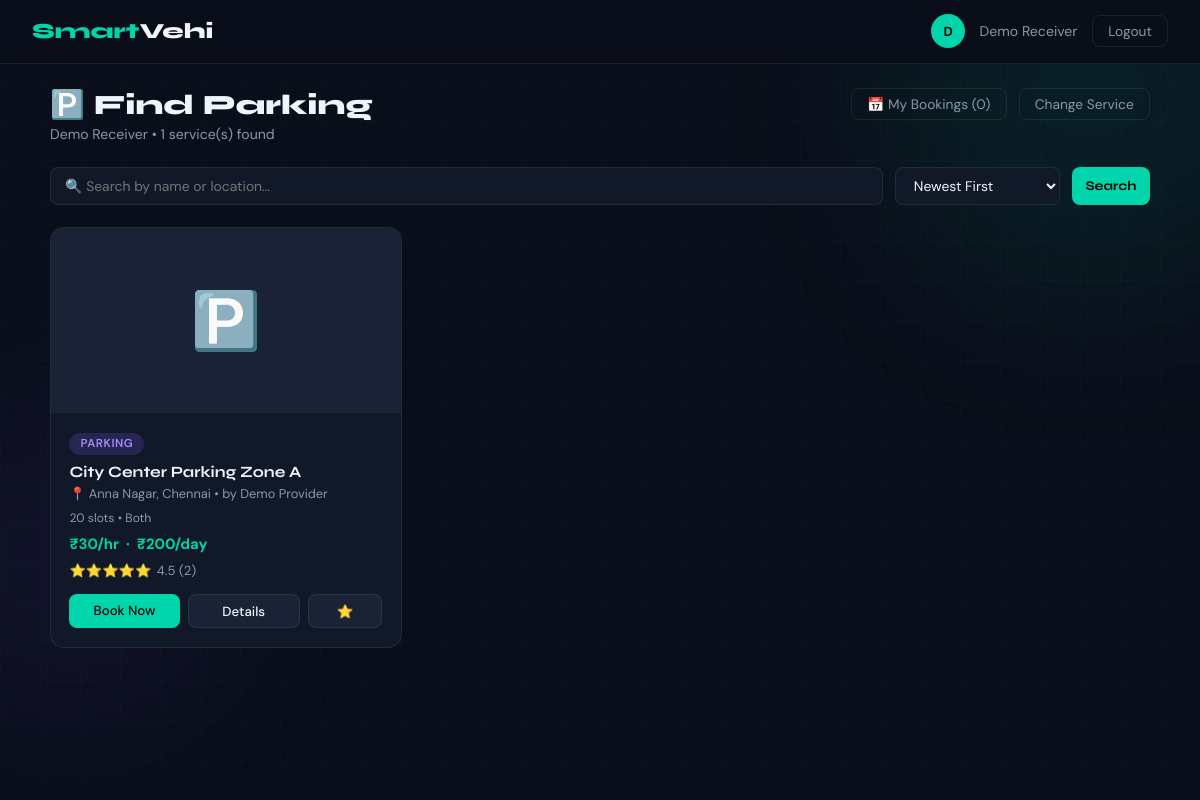
/receiver/browse.php (signed in), run on the app's committed database.
### tables this page shows
CREATE TABLE IF NOT EXISTS users (
    id         INT AUTO_INCREMENT PRIMARY KEY,
    full_name  VARCHAR(120) NOT NULL,
    email      VARCHAR(180) NOT NULL UNIQUE,
    phone      VARCHAR(20)  NOT NULL DEFAULT '',
    password   VARCHAR(255) NOT NULL,
    role       ENUM('provider','receiver') NOT NULL,
    created_at TIMESTAMP DEFAULT CURRENT_TIMESTAMP
);

CREATE TABLE IF NOT EXISTS listings (
    id               INT AUTO_INCREMENT PRIMARY KEY,
    user_id          INT NOT NULL,
    type             ENUM('parking','washing','rental') NOT NULL,
    name             VARCHAR(200) NOT NULL,
    location         VARCHAR(300) NOT NULL,
    description      TEXT,
    image            VARCHAR(300) DEFAULT NULL,

     
    price_hour       DECIMAL(10,2) DEFAULT NULL,
    price_day        DECIMAL(10,2) DEFAULT NULL,
    total_slots      INT           DEFAULT NULL,
    vehicle_type     VARCHAR(50)   DEFAULT NULL,

     
    price_basic      DECIMAL(10,2) DEFAULT NULL,
    price_full       DECIMAL(10,2) DEFAULT NULL,
    services_offered TEXT          DEFAULT NULL,

     
    rental_type      VARCHAR(100)  DEFAULT NULL,
    vehicle_model    VARCHAR(100)  DEFAULT NULL,
    rent_hour        DECIMAL(10,2) DEFAULT NULL,
    rent_day         DECIMAL(10,2) DEFAULT NULL,
    fuel_type        VARCHAR(50)   DEFAULT NULL,

    is_active        TINYINT(1) DEFAULT 1,
    created_at       TIMESTAMP DEFAULT CURRENT_TIMESTAMP,

    FOREIGN KEY (user_id) REFERENCES users(id) ON DELETE CASCADE
);

### receiver/browse.php (the view, shortened to what this page needs)
<?php
require_once '../includes/config.php';
$user = getCurrentUser();
$db   = getDB();
$service = $_SESSION['chosen_service'] ?? 'parking';
$search  = trim($_GET['search'] ?? '');
$sort    = $_GET['sort'] ?? 'newest';
$typeEsc = $db->real_escape_string($service);
$where   = "l.type = '$typeEsc' AND l.is_active = 1";
$order = match($sort) {
    'price-low'  => 'COALESCE(l.price_hour, l.price_basic, l.rent_hour, 0) ASC',
    'price-high' => 'COALESCE(l.price_hour, l.price_basic, l.rent_hour, 0) DESC',
    'rating'     => 'avg_rating DESC',
    default      => 'l.created_at DESC',
};
$rows = $db->query("
    SELECT l.*,
           u.full_name AS provider_name,
           ROUND(AVG(r.rating), 1)  AS avg_rating,
           COUNT(r.id)              AS review_count
    FROM listings l
    JOIN users u ON l.user_id = u.id
    LEFT JOIN reviews r ON r.listing_id = l.id
    WHERE $where
    GROUP BY l.id
    ORDER BY $order
");
$myBookingCount = (int) $db->query("SELECT COUNT(*) FROM bookings WHERE user_id={$user['id']}")
                             ->fetch_row()[0];
$icons     = ['parking'=>'🅿️','washing'=>'🚿','rental'=>'🚗'];
$bCls      = ['parking'=>'badge-parking','washing'=>'badge-washing','rental'=>'badge-rental'];
require_once '../includes/header.php';
?>
<div class="page top fu">
<div class="container">
  <div style="display:flex;justify-content:space-between;align-items:flex-start;
              margin-bottom:1.5rem;flex-wrap:wrap;gap:1rem;">
    <div>
      <h2 style="font-size:1.75rem;font-weight:800;">
        <?= $icons[$service] ?> Find <?= ucfirst($service) ?>
      </h2>
      <div style="color:var(--muted);font-size:.88rem;margin-top:.2rem;">
        <?= clean($user['full_name']) ?> &bull;
        <?= $rows->num_rows ?> service(s) found
      </div>
    </div>
    <div style="display:flex;gap:.75rem;flex-wrap:wrap;">
      <a href="<?= $B ?>/receiver/my_bookings.php" class="nav-btn">
        📅 My Bookings (<?= $myBookingCount ?>)
      </a>
      <a href="<?= $B ?>/service.php?role=receiver" class="nav-btn">Change Service</a>
    </div>
  </div>
  <form method="GET" action="">
    <div class="filter-bar">
      <input type="text" name="search"
             placeholder="🔍 Search by name or location…"
             value="<?= clean($search) ?>">
      <select name="sort">
        <option value="newest"     <?= $sort==='newest'     ?'selected':'' ?>>Newest First</option>
      </select>
      <button type="submit" class="btn btn-primary btn-sm">Search</button>
    </div>
  </form>
  <?php if ($rows->num_rows === 0): ?>
    <div class="empty">
      <div class="ei">🔍</div>
      <p>No <?= $service ?> services available yet.<br>
        <?= $search ? 'Try a different search term.' : 'Check back soon!' ?>
      </p>
    </div>
  <?php else: ?>
  <div class="grid">
  <?php while ($l = $rows->fetch_assoc()):
    $price = match($l['type']) {
        'parking' => '₹'.(float)$l['price_hour'].'/hr &nbsp;·&nbsp; ₹'.(float)$l['price_day'].'/day',
        'washing' => 'Basic: ₹'.(float)$l['price_basic'].' &nbsp;·&nbsp; Full: ₹'.(float)$l['price_full'],
        'rental'  => '₹'.(float)$l['rent_hour'].'/hr &nbsp;·&nbsp; ₹'.(float)$l['rent_day'].'/day',
        default   => '—',
    };
    $extra = match($l['type']) {
        'parking' => ($l['total_slots']??'?').' slots &bull; '.clean($l['vehicle_type']??''),
        'washing' => clean($l['services_offered'] ?? 'Various services'),
        'rental'  => clean($l['rental_type']??'').' &bull; '.clean($l['fuel_type']??'').' &bull; '.clean($l['vehicle_model']??''),
        default   => '',
    };
    $avg = (float)$l['avg_rating'];
    $cnt = (int)$l['review_count'];
  ?>
  <div class="lcard">
    <div class="lcard-img">
      <?php if ($l['image']): ?>
        <img src="<?= $B ?>/<?= clean($l['image']) ?>"
             alt="<?= clean($l['name']) ?>">
      <?php else: echo $icons[$l['type']]; endif; ?>
    </div>
    <div class="lcard-body">
      <span class="badge <?= $bCls[$l['type']] ?>"><?= strtoupper($l['type']) ?></span>
      <div class="lcard-title" style="margin-top:.45rem;">
        <?= clean($l['name']) ?>
      </div>
      <div class="lcard-meta">📍 <?= clean($l['location']) ?> &bull; by <?= clean($l['provider_name']) ?></div>
      <div class="lcard-extra"><?= $extra ?></div>
      <div class="lcard-price"><?= $price ?></div>
      <div class="lcard-rating">
        <?= stars($avg, $cnt) ?>
      </div>
      <div class="lcard-actions">
        <a href="<?= $B ?>/receiver/book.php?id=<?= $l['id'] ?>"
           class="lcard-btn lcard-btn-primary">Book Now</a>
        <a href="<?= $B ?>/receiver/listing.php?id=<?= $l['id'] ?>"
           class="lcard-btn lcard-btn-secondary">Details</a>
        <a href="<?= $B ?>/receiver/reviews.php?id=<?= $l['id'] ?>"
           class="lcard-btn lcard-btn-secondary" style="flex:.6;color:#ffd700;">⭐</a>
      </div>
    </div>
  </div>
  <?php endwhile; ?>
  </div>
  <?php endif; ?>
</div>
</div>
<?php require_once '../includes/footer.php'; ?>

### includes/header.php (shortened to what this page needs)
<?php
$currentUser = getCurrentUser();
$B = baseUrl();
?>
<!DOCTYPE html>
<html lang="en">
<head>
</head>
<body>
<div class="bg-grid"></div>
<div class="bg-orb orb1"></div>
<nav class="navbar">
  <a href="<?= $B ?>/index.php" class="logo">Smart<span>Vehi</span></a>
  <div class="nav-right">
    <?php if ($currentUser): ?>
      <div class="avatar"><?= strtoupper(substr($currentUser['full_name'], 0, 1)) ?></div>
      <span class="uname"><?= clean($currentUser['full_name']) ?></span>
      <a href="<?= $B ?>/logout.php" class="nav-btn">Logout</a>
    <?php else: ?>
      <a href="<?= $B ?>/index.php" class="nav-btn">← Home</a>
    <?php endif; ?>
  </div>
</nav>
<div class="main-wrap">

### includes/config.php (shortened to what this page needs)
<?php
function baseUrl(): string {
    static $base = null;
    if ($base !== null) return $base;
    $proto  = (!empty($_SERVER['HTTPS']) && $_SERVER['HTTPS'] !== 'off') ? 'https' : 'http';
    $host   = $_SERVER['HTTP_HOST'];
    $script = $_SERVER['SCRIPT_NAME'];
    $parts  = explode('/', trim(dirname($script), '/'));
    $path   = '';
    foreach ($parts as $seg) {
        $path .= '/' . $seg;
        if (strtolower($seg) === 'smartvehi') break;
    }
    $base = $proto . '://' . $host . $path;
    return $base;
}
function getDB(): mysqli {
    static $conn = null;
    if ($conn !== null) return $conn;
    $conn = new mysqli(DB_HOST, DB_USER, DB_PASS, DB_NAME);
    $conn->set_charset('utf8mb4');
    return $conn;
}
function clean(string $v): string {
    return htmlspecialchars(strip_tags(trim($v)), ENT_QUOTES, 'UTF-8');
}
function getCurrentUser(): ?array {
    $db   = getDB();
    $id   = (int)$_SESSION['user_id'];
    $stmt = $db->prepare('SELECT * FROM users WHERE id = ?');
    $stmt->bind_param('i', $id);
    $stmt->execute();
    return $stmt->get_result()->fetch_assoc() ?: null;
}
function stars(float $avg, int $count): string {
    $full  = (int) round($avg);
    $empty = 5 - $full;
    return str_repeat('⭐', $full) . str_repeat('☆', $empty)
         . ' <span style="color:var(--muted);font-size:.82rem">'
         . number_format($avg, 1) . ' (' . $count . ')</span>';
}

### includes/header.php (style rules this page uses)
:root { --bg:#0a0e1a; --surface:#111827; --surface2:#1a2235; --accent:#00d4aa; --accent2:#ff6b35; --accent3:#7c5cfc; --text:#f0f4ff; --muted:#8899aa; --border:rgba(255,255,255,0.08); --card:rgba(255,255,255,0.04); --glow:0 0 40px rgba(0,212,170,0.18); --radius:14px; --radius-lg:20px; }
* { margin:0;padding:0;box-sizing:border-box; }
html { scroll-behavior:smooth; }
body { font-family:'DM Sans',sans-serif;background:var(--bg);color:var(--text); min-height:100vh;overflow-x:hidden; }
h1,h2,h3,h4,h5 { font-family:'Syne',sans-serif; }
a { color:inherit;text-decoration:none; }
.bg-grid { position:fixed;inset:0;z-index:0;pointer-events:none; background-image:linear-gradient(rgba(0,212,170,.03) 1px,transparent 1px), linear-gradient(90deg,rgba(0,212,170,.03) 1px,transparent 1px); background-size:40px 40px; }
.bg-orb { position:fixed;border-radius:50%;filter:blur(80px);pointer-events:none;z-index:0; }
.orb1 { width:420px;height:420px;background:rgba(0,212,170,.08);top:-120px;right:-100px; }
.navbar { position:fixed;top:0;left:0;right:0;z-index:200; display:flex;align-items:center;justify-content:space-between; padding:.9rem 2rem; background:rgba(10,14,26,.92);backdrop-filter:blur(20px); border-bottom:1px solid var(--border); }
.logo { font-family:'Syne',sans-serif;font-weight:800;font-size:1.35rem;color:var(--accent); }
.logo span { color:var(--text); }
.nav-right { display:flex;align-items:center;gap:.9rem;flex-wrap:wrap; }
.avatar { width:34px;height:34px;border-radius:50%;background:var(--accent); display:flex;align-items:center;justify-content:center; font-weight:700;font-size:.82rem;color:#000;flex-shrink:0; }
.uname { font-size:.88rem;color:var(--muted);max-width:160px; white-space:nowrap;overflow:hidden;text-overflow:ellipsis; }
.nav-btn { background:none;border:1px solid var(--border);color:var(--muted); padding:.38rem .95rem;border-radius:8px;font-family:'DM Sans',sans-serif; font-size:.86rem;transition:all .2s;display:inline-block; }
.main-wrap { position:relative;z-index:1; }
.page { min-height:100vh;display:flex;flex-direction:column; align-items:center;justify-content:center;padding:5.5rem 1.5rem 3rem; }
.page.top { justify-content:flex-start;padding-top:5.5rem; }
.container { width:100%;max-width:1100px;margin:0 auto; }
.btn { display:inline-block;padding:.78rem 1.7rem;border:none; border-radius:10px;cursor:pointer;font-family:'Syne',sans-serif; font-weight:700;font-size:.93rem;transition:all .25s;text-align:center; }
.btn-primary { background:var(--accent);color:#000; }
.btn-sm { padding:.42rem .85rem;font-size:.82rem;border-radius:8px; }
.badge { display:inline-block;padding:.22rem .7rem;border-radius:999px; font-size:.72rem;font-weight:600;letter-spacing:.05em; }
.badge-parking { background:rgba(124,92,252,.2);color:#a78bfa; }
.grid { display:grid;grid-template-columns:repeat(auto-fill,minmax(280px,1fr));gap:1.4rem; }
.lcard { background:var(--surface);border:1px solid var(--border); border-radius:var(--radius);overflow:hidden;transition:all .3s; }
.lcard-img { width:100%;height:185px;background:var(--surface2); display:flex;align-items:center;justify-content:center;font-size:3.5rem; overflow:hidden; }
.lcard-body { padding:1.15rem; }
.lcard-title { font-family:'Syne',sans-serif;font-weight:700;font-size:.98rem;margin-bottom:.28rem; }
.lcard-meta { color:var(--muted);font-size:.8rem;margin-bottom:.45rem; }
.lcard-extra { font-size:.76rem;color:var(--muted);margin-bottom:.5rem; }
.lcard-price { color:var(--accent);font-weight:700;font-size:.93rem;margin-bottom:.55rem; }
.lcard-rating { display:flex;align-items:center;gap:.35rem;font-size:.82rem;margin-bottom:.9rem; }
.lcard-actions { display:flex;gap:.5rem; }
.lcard-btn { flex:1;padding:.48rem .5rem;border:none;border-radius:8px; cursor:pointer;font-family:'DM Sans',sans-serif; font-size:.83rem;font-weight:500;transition:all .2s;text-align:center;display:inline-block; }
.lcard-btn-primary { background:var(--accent);color:#000; }
.lcard-btn-secondary { background:var(--surface2);color:var(--text);border:1px solid var(--border); }
.filter-bar { display:flex;gap:.75rem;margin-bottom:1.4rem;flex-wrap:wrap; }
.filter-bar input,.filter-bar select { background:var(--surface);border:1px solid var(--border);border-radius:8px; padding:.48rem .88rem;color:var(--text); font-family:'DM Sans',sans-serif;font-size:.87rem; }
.filter-bar input { flex:1;min-width:190px; }
.fu { animation:fadeUp .45s ease both; }

### data on the page
users: full_name "D", full_name "Demo Receiver"
listings: type "🅿️", type "PARKING", name "City Center Parking Zone A", location "Anna Nagar, Chennai", user.full_name "Demo Provider", extra "20 slots • Both", price "₹30/hr · ₹200/day", full "⭐⭐⭐⭐⭐", avg "4.5", count "2"

### other printed values
$icons[$service] "🅿️"
$service "Parking"
$rows->num_rows "1"
$myBookingCount "0"
